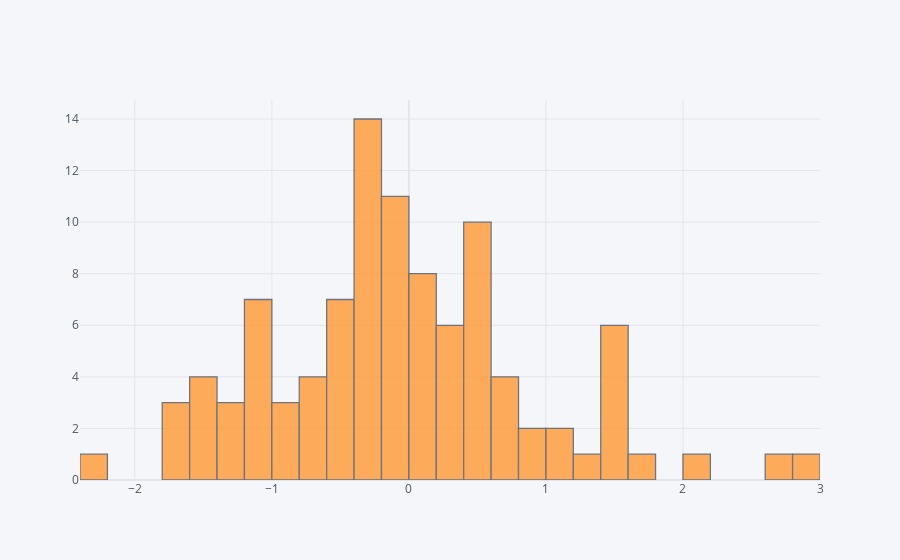

The cell this chart's notebook holds for it:
### Code cell
df['A'].iplot(kind='hist', bins=50)

### Figure 1 — Plotly figure (JSON) as saved in the notebook; plotly's stock layout.template omitted (floating-point values rounded to 4 significant figures)
{"data": [{"histfunc": "count", "histnorm": "", "marker": {"color": "rgba(255, 153, 51, 1.0)", "line": {"color": "#4D5663", "width": 1.3}}, "name": "A", "nbinsx": 50, "opacity": 0.8, "orientation": "v", "type": "histogram", "x": [0.7579, -0.8162, -1.068, 0.3492, 0.3391, 0.09742, -1.331, -0.1268, -0.2513, 2.112, -1.339, -0.3474, -1.379, 0.2329, 0.4159, -0.5975, 0.4086, 0.5473, 0.1372, 1.603, -0.5658, 0.4405, -0.3372, -0.06001, -0.05565, -0.4051, -0.5674, -1.425, -0.8995, 1.106, -0.2038, -0.0001006, 0.177, 0.7589, 0.2522, 0.2854, -0.1628, -0.386, -1.017, -0.3467, -1.54, -0.5356, -1.708, 0.5066, -1.118, -0.0772, 1.409, -0.5132, 0.1451, 2.653, -0.2409, 0.5802, -0.2881, -0.3946, -0.1823, -0.7129, -0.1761, -0.03307, 2.895, 1.464, -1.179, 0.5081, 0.7299, 1.115, 0.367, -0.8987, 0.1043, 0.4926, 0.5013, 0.1582, 1.424, -0.7099, 1.434, 0.8848, -0.3329, -0.09449, -1.433, -2.348, -0.4313, -0.685, 0.07373, 1.504, -1.067, -0.179, 0.5498, -1.657, 0.6868, -1.525, 0.06524, -1.089, -0.6426, -1.178, 1.401, -1.692, 1.256, 0.9658, -0.3086, -0.3789, -0.3041, -0.2205]}], "layout": {"barmode": "overlay", "legend": {"bgcolor": "#F5F6F9", "font": {"color": "#4D5663"}}, "paper_bgcolor": "#F5F6F9", "plot_bgcolor": "#F5F6F9", "title": {"font": {"color": "#4D5663"}}, "xaxis": {"gridcolor": "#E1E5ED", "showgrid": true, "tickfont": {"color": "#4D5663"}, "title": {"font": {"color": "#4D5663"}, "text": ""}, "zerolinecolor": "#E1E5ED"}, "yaxis": {"gridcolor": "#E1E5ED", "showgrid": true, "tickfont": {"color": "#4D5663"}, "title": {"font": {"color": "#4D5663"}, "text": ""}, "zerolinecolor": "#E1E5ED"}}}
